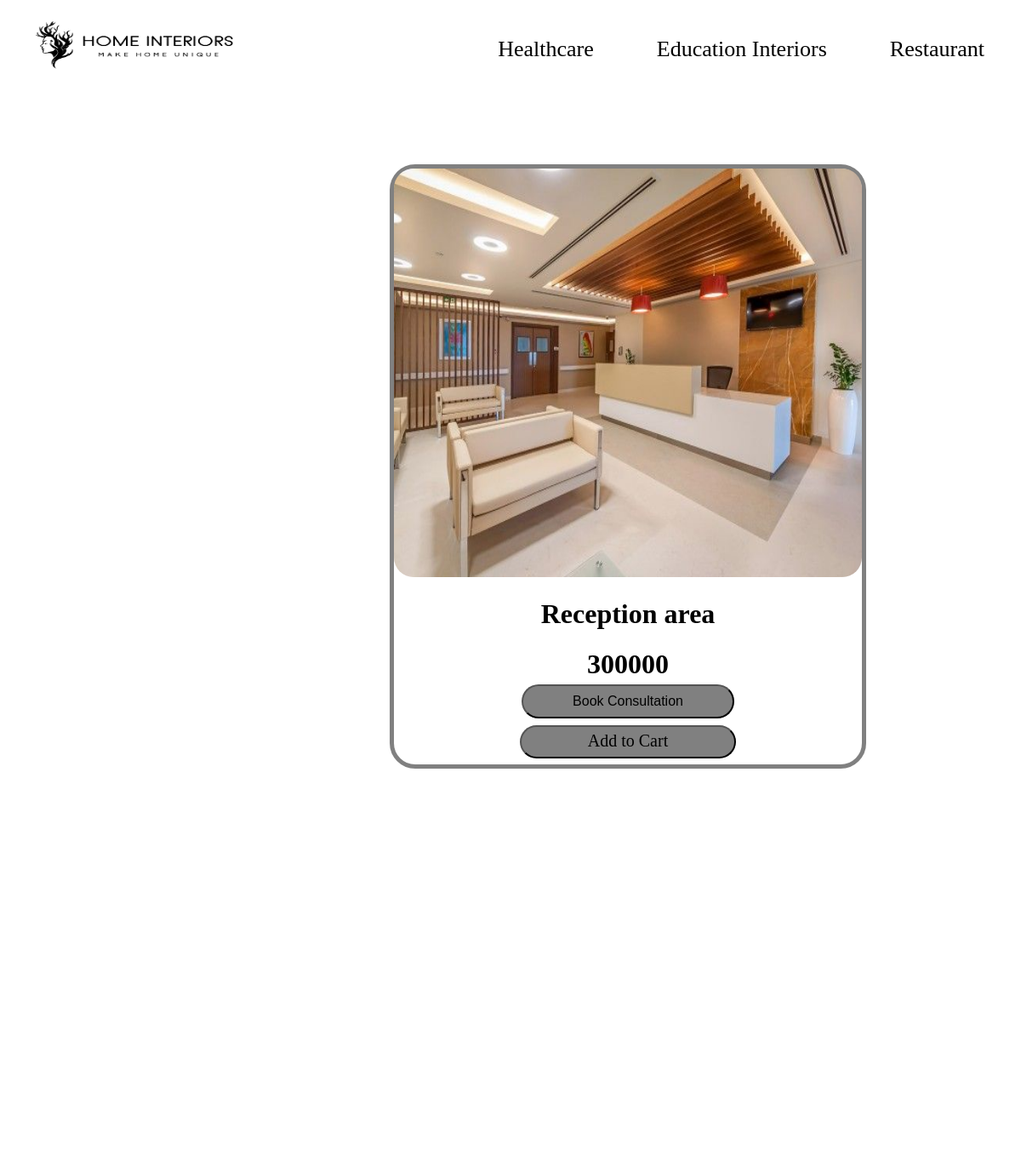
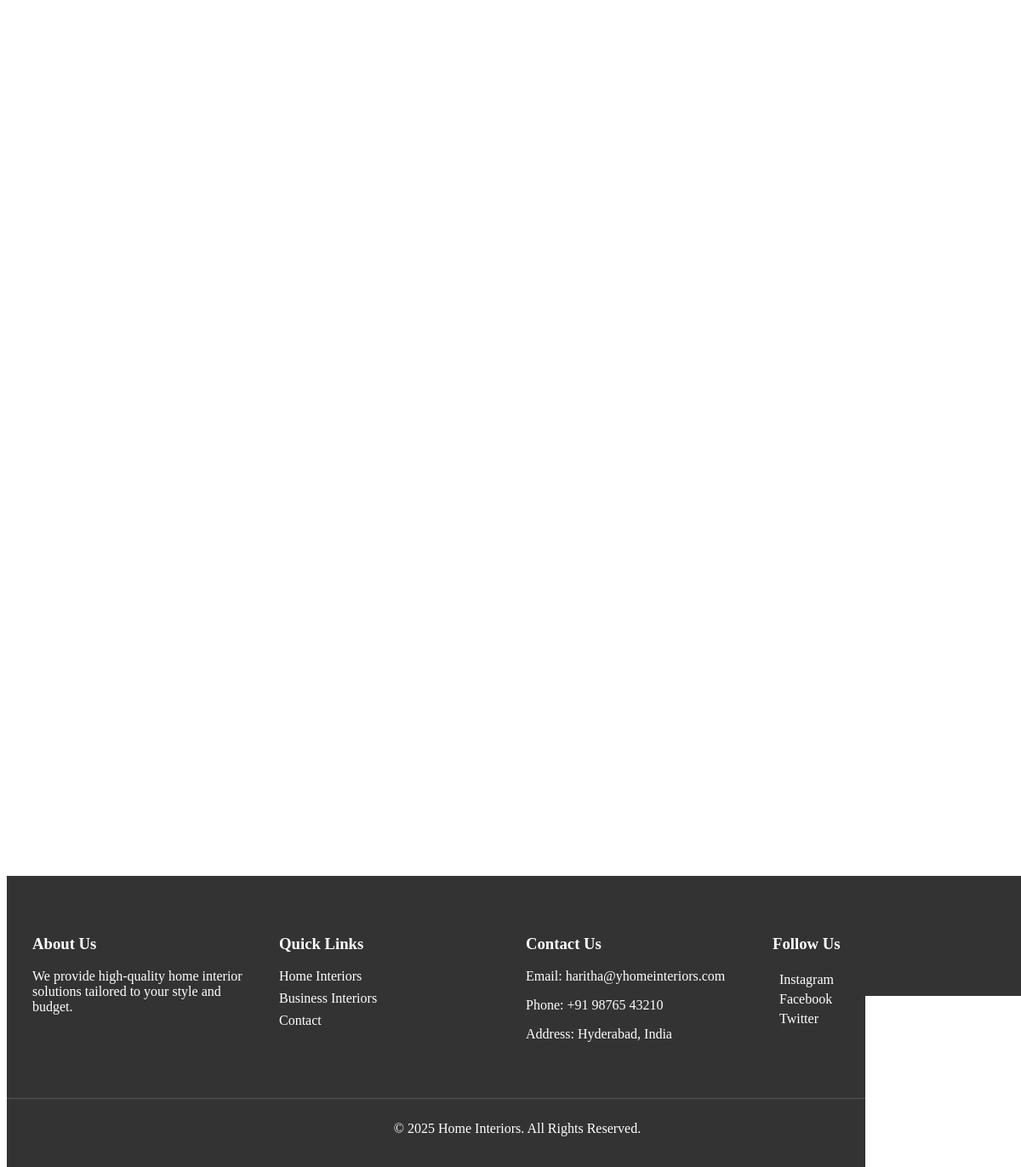
/business_cateogriesdetails/1/, run on the app's committed database (2 pictures, top to bottom).
### app/models.py (models this page shows, shortened)
class Business(models.Model):
    category_name=models.CharField(max_length=40)
    desc=models.CharField(max_length=100)
    pic=models.ImageField(upload_to='categories/2')

### category/models.py (models this page shows, shortened)
class Business_Cateogries(models.Model):
    name=models.CharField(max_length=20)
    pic=models.ImageField(upload_to='kitchen/1')
    dimensions=models.CharField(max_length=20)
    price=models.IntegerField()
    desc=models.CharField(max_length=450)
    category=models.ForeignKey(Business,on_delete=models.CASCADE)

### category/views.py (the view)
# urls.py: path('business_cateogriesdetails/<int:id>/',businesscateogries_details,name='businesscateogries_details'),
def businesscateogries_details(request,id):
    data=Business_Cateogries.objects.get(id=id)
    data1=Business.objects.all()
    return render(request,'businesscateogries_details.html',{'data':data,'data1':data1})

### templates/businesscateogries_details.html (shortened to what this page needs)
{% load static %}
<!DOCTYPE html>
<html lang="en">
<head>
    <link rel="stylesheet" href="{% static 'businessd.css' %}">
</head>
<body>
    {% if data1 %}
    <nav id="nav_bar">
        <li><img src="{% static 'images/logo1.png' %}" alt="Logo" id="logo_img"></li>
        <ul>
            <li>
            {% for i in data1 %}
                <a href="{% url 'category:business_cateogries' i.id %}">{{ i.category_name }}</a>
            {% endfor %}
            </li>
        </ul>
    </nav>
    {% endif %}
    <br><br>
    <div id="container">
        <img src="{{ data.pic.url }}" alt="" id="sub_img" class="zoom-img">
        <h1 class="image-text">{{ data.name }}</h1>
        <h1 class="image-text">{{ data.price }}</h1>
        <button class="buy-now-button" id="openModal">Book Consultation</button>
        <a class="buy-now-button" href="{% url 'cart:add_to_cart' data.id %}" id="add_to_cart">Add to Cart</a>
    </div>
    <div id="div1">
        <footer>
            <div class="footer-container">
                <div class="footer-section">
                    <h3>About Us</h3>
                    <p>We provide high-quality home interior solutions tailored to your style and budget.</p>
                </div>
                <div class="footer-section">
                    <h3>Quick Links</h3>
                    <ul>
                        <li><a href="{% url 'app:home' %}">Home Interiors</a></li>
                        <li><a href="{% url 'app:business' %}">Business Interiors</a></li>
                        <li><a href="{% url 'category:contactus' %}">Contact</a></li>
                    </ul>
                </div>
                <div class="footer-section">
                    <h3>Contact Us</h3>
                    <p>Email: haritha@yhomeinteriors.com</p>
                    <p>Phone: +91 98765 43210</p>
                    <p>Address: Hyderabad, India</p>
                </div>
                <div class="footer-section">
                    <h3>Follow Us</h3>
                    <a href="https://www.instagram.com" target="_blank">
                         Instagram
                    </a>
                    <br>
                    <a href="https://www.facebook.com" target="_blank">
                         Facebook
                    </a>
                    <br>
                    <a href="https://www.twitter.com" target="_blank">
                         Twitter
                    </a>
                </div>
            </div>
            <div class="footer-bottom">
                <p>&copy; 2025 Home Interiors. All Rights Reserved.</p>
            </div>
        </footer>
    </div>
</body>
</html>

### static/businessd.css (style rules this page uses)
#nav_bar { display: flex; justify-content: space-between; align-items: center; border-radius: 5px; }
#logo_img { height: 40px; width: auto; }
#nav_bar a { color: black; text-decoration: none; padding: 10px 15px; margin: 0 20px; border-radius: 4px; font-size: 26px; gap: 100px; transition: background-color 0.3s ease, transform 0.2s ease; }
#nav_bar li { list-style: none; margin: 0; padding: 0; }
#container { width: 550px; height: 700px; border: 5px solid gray; margin-left: 450px; border-radius: 30px; float: left; margin-top: 50px; }
#sub_img { width: 550px; height: 480px; border-radius: 23px; }
h1 { text-align: center; margin-bottom: 5px; }
#logo_img { width: 250px; height: 60px; position: relative; bottom: 20px; margin-left: 30px; margin-top: 35px; }
#openModal { height: 40px; width: 250px; margin: auto; border-radius: 20px; background-color: gray; color: black; font-size: 16px; margin-bottom: 8px; }
#add_to_cart { height: 25px; width: 230px; margin: auto; border-radius: 20px; background-color: gray; color: black; font-size: 20px; text-align: center; border: 2px outset black; }
footer { background-color: #333; color: white; padding: 20px 0; margin-top: 50px; }
.footer-container { display: flex; justify-content: space-between; flex-wrap: wrap; max-width: 1200px; margin: 0 auto; padding: 20px; }
.footer-section { flex: 1; min-width: 250px; padding: 10px; text-align: left; }
.footer-section ul { list-style: none; padding: 0; }
.footer-section ul li { margin: 8px 0; }
.footer-section a { color: white; text-decoration: none; transition: 0.3s; }
.footer-bottom { text-align: center; margin-top: 20px; border-top: 1px solid #555; padding-top: 10px; }
footer { position:absolute; top: 2350px; width: 100%; }

### templates/businesscateogries_details.html (style rules this page uses)
.buy-now-button { display: block; width: 615px; height: 30px; margin-top: 10px; background-color: blueviolet; color: #fff; text-decoration: none; padding: 5px 10px; border-radius: 5px; text-align: center; }

### data on the page
Business: category_name "Healthcare"
Business: category_name "Education Interiors"
Business: category_name "Restaurant"
Business_Cateogries: pic (picture), name "Reception area", price "300000"
